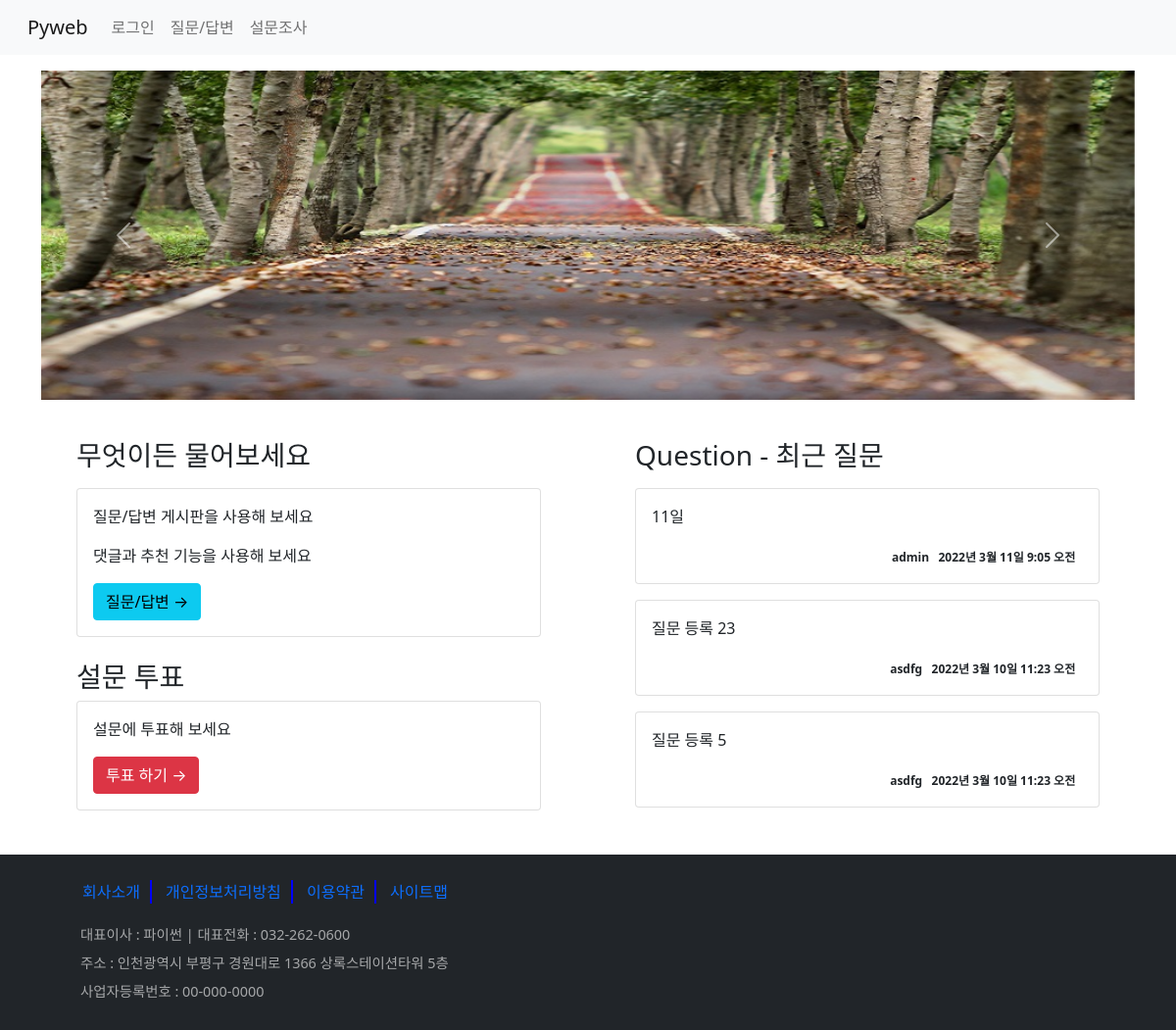
/, run on an earlier commit of the app's database.
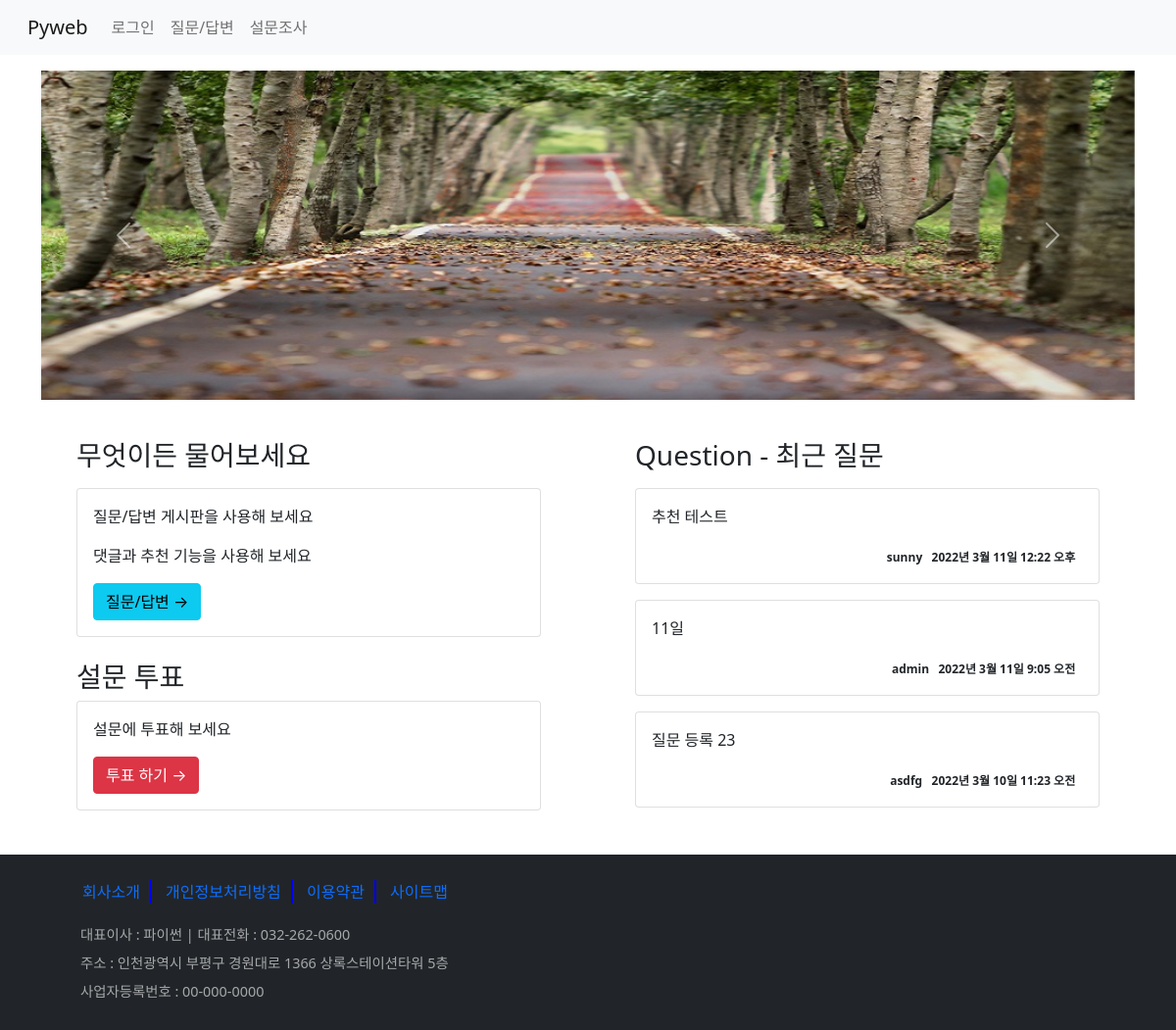
And on a later commit of the database.
### board/models.py (models this page shows, shortened)
class Question(models.Model):
    subject = models.CharField(max_length=200)
    content = models.TextField()
    create_date = models.DateTimeField()
    modify_date = models.DateTimeField(null=True, blank=True)  # null 허용, blank - 폼 데이터 null
    author = models.ForeignKey(User, on_delete=models.CASCADE, related_name='author_question')
    voter = models.ManyToManyField(User, related_name='voter_question')  # 추천수 - 다대다 관계

### board/views/base_views.py (the view)
# urls.py: path('', base_views.index, name='index'),
def index(request):
    question_list = Question.objects.order_by('-pk')[:3]  # 최근 3개의 Question
    context = {'question_list': question_list}
    return render(request, 'board/index.html', context)

### templates/board/index.html (shortened to what this page needs)
{% extends 'base.html' %}
{% block content %}
{% load static %}
<div class="container my-3">
    <div id="carouselExampleControls" class="carousel slide" data-bs-ride="carousel">
        <div class="carousel-inner">
            <div class="carousel-item active">
                <img src="{% static 'board/images/bg0.jpg' %}" class="d-block w-100" alt="배경사진1">
            </div>
        </div>
        <button class="carousel-control-prev" type="button" data-bs-target="#carouselExampleControls" data-bs-slide="prev">
            <span class="carousel-control-prev-icon" aria-hidden="true"></span>
        </button>
        <button class="carousel-control-next" type="button" data-bs-target="#carouselExampleControls" data-bs-slide="next">
            <span class="carousel-control-next-icon" aria-hidden="true"></span>
        </button>
    </div>
    <div class="row">
        <div class="col-6 my-3 px-5">
            <h3 class="mt-4">무엇이든 물어보세요</h3>
            <div class="card my-3">
                <div class="card-body">
                    <p>질문/답변 게시판을 사용해 보세요</p>
                    <p>댓글과 추천 기능을 사용해 보세요</p>
                    <a class="btn btn-info" href="{% url 'board:boardlist' %}">질문/답변 &rarr;</a>
                </div>
            </div>
            <h3 class="mt-4">설문 투표</h3>
            <div class="card">
                <div class="card-body">
                    <p>설문에 투표해 보세요</p>
                    <a class="btn btn-danger" href="{% url 'polls:index' %}">투표 하기 &rarr;</a>
                </div>
            </div>
        </div>
        <div class="col-6 my-3 px-5">
            <h3 class="mt-4">Question - 최근 질문</h3>
            {% for question in question_list %}
            <div class="card my-3">
                <div class="card-body">
                    <p>
                        <a href="{% url 'board:detail' question.id %}"
                           class="text-dark text-decoration-none">
                            {{ question.subject }}
                        </a>
                    </p>
                    <div class="card-text text-right">
                        <span class="badge text-dark">
                            {{ question.author }}&nbsp; &nbsp;{{ question.create_date }}
                        </span>
                    </div>
                </div>
            </div>
            {% endfor %}
        </div>
    </div>
</div>
{% endblock %}

What changed in the data, as far as the page shows it:
no longer on this page (row unchanged): Question: subject "질문 등록 5", author "asdfg", create_date "2022년 3월 10일 11:23 오전"
added Question: subject "추천 테스트", author "sunny", create_date "2022년 3월 11일 12:22 오후"
